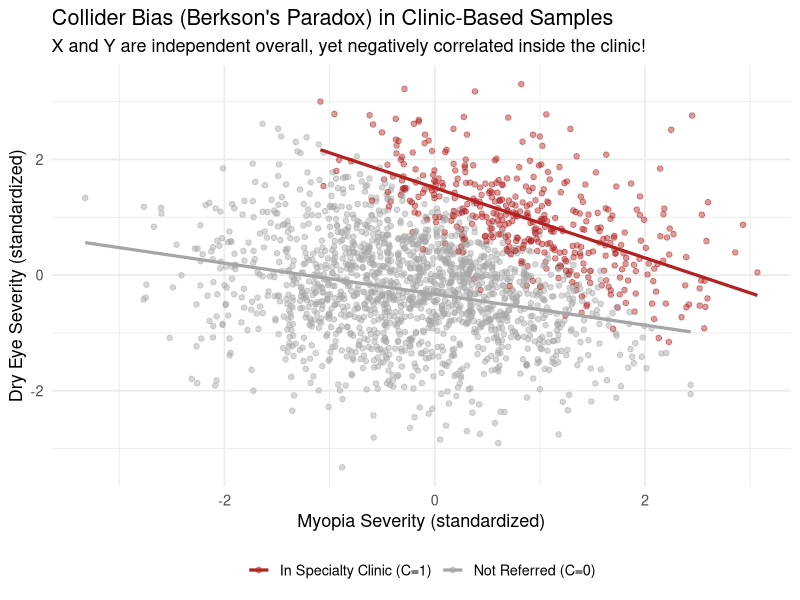

The R script that drew this image:
# =============================================================================
#  SCRIPT 09: STUDY DESIGN, RANDOMIZATION, CAUSAL DAGS & EPIDEMIOLOGY RATES
#  Course  : Biostatistics & Experimental Design I (NECO GRS97003)
#  Week    : Week 6 - Evidence & Experimental Design
#  Slides  : BioStats-1_2026_reformat.pptx (Slides 174-237)
#  Reuses  : Biostats-1-R-learning-script.R (block randomization)
#  Datasets: Simulated randomization schedules, causal DAGs & glaucoma rates
#
#  Topics Covered:
#    1. Bad vs. Good treatment allocation: sequential, alternating, simple random,
#       permuted blocks (`psych::block.random()`), variable-size blocks, and
#       stratified block randomization by age band (Slides 207-212)
#    2. Causal Diagrams (DAGs) in Action via Simulation (Slide 199):
#         - Confounder (Z -> X, Z -> Y)   : MUST adjust (or randomize)
#         - Mediator   (X -> M -> Y)      : Adjusting blocks total causal effect!
#         - Collider   (X -> C <- Y)      : Conditioning creates FAKE bias!
#    3. Public Health & Epidemiology Calculations (Slides 231-233):
#         - Prevalence, Incidence Risk, Incidence Rate (person-years)
#         - Direct Age Standardization of glaucoma rates across two clinics
# =============================================================================


# ---- 0. Setup ---------------------------------------------------------------
rm(list = ls())
library(tidyverse)
library(psych)       # For psych::block.random()
theme_set(theme_minimal(base_size = 13))
set.seed(2026)


# ---- 1. Comparing Treatment Allocation Strategies (Slides 207-212) ----------
# Suppose we enroll 20 patients into a 2-arm myopia trial (Treatment A vs. B).

# 1a. Bad Example 1 (Slide 209): First 10 get A, next 10 get B -> time/season confounding!
alloc_bad <- rep(c("A", "B"), each = 10)

# 1b. Less Bad Example 2 (Slide 210): Strict alternation -> 100% predictable!
alloc_alt <- rep(c("A", "B"), times = 10)

# 1c. Simple randomization (fair coin flip per patient, Slide 207):
#     Unpredictable, but can produce unequal group sizes in small trials!
alloc_simple <- sample(c("A", "B"), size = 20, replace = TRUE)

# 1d. Permuted Block Randomization using psych::block.random() (reused from repo!)
#     Guarantees exact 1:1 balance within every block of size 4.
alloc_block <- psych::block.random(n = 20, ncond = c(treatment = 2)) |>
  as_tibble() |>
  mutate(subject_id = row_number(),
         treatment  = if_else(treatment == 1, "A", "B"))

# 1e. BETTER Clinical Trial Practice (Slide 211 & 220):
#     Randomly VARY block sizes (e.g., blocks of 2, 4, or 6) so recruiters
#     cannot guess the last assignment in a fixed block!
make_variable_blocks <- function(n_total, arms = c("A", "B"), block_sizes = c(2, 4, 6)) {
  out <- character(0)
  while (length(out) < n_total) {
    bs <- sample(block_sizes, 1)
    blk <- sample(rep(arms, each = bs / length(arms)))
    out <- c(out, blk)
  }
  out[1:n_total]
}
alloc_var_block <- make_variable_blocks(20)

tibble(
  subject_id     = 1:20,
  bad_split      = alloc_bad,
  alternating    = alloc_alt,
  simple_coin    = alloc_simple,
  fixed_block_4  = alloc_block$treatment,
  variable_block = alloc_var_block
) |> print(n = 20)

cat("\nSimple coin-flip counts (can be imbalanced in small N):\n")
print(table(alloc_simple))
cat("Variable-block counts:\n")
print(table(alloc_var_block))


# ---- 2. Stratified Block Randomization by Age Band (Slide 212) --------------
# Prespecify prognostic strata (e.g., 4 age bands), then run concealed permuted
# blocks WITHIN each stratum across 4 treatments (A, B, C, D).
age_strata <- c("20-29", "30-39", "40-49", "50-59")
arms_4     <- c("A", "B", "C", "D")

stratified_schedule <- map_dfr(age_strata, \(stratum) {
  # 40 patients per stratum = 10 balanced blocks of 4
  assignments <- unlist(replicate(10, sample(arms_4), simplify = FALSE))
  tibble(
    age_group = stratum,
    slot      = 1:40,
    treatment = assignments
  )
})

cat("\n--- Stratified Block Randomization Table (matches Slide 212) ---\n")
print(table(stratified_schedule$age_group, stratified_schedule$treatment))


# ---- 3. Causal Diagrams (DAGs): Confounder, Mediator, Collider (Slide 199) --
# Controlling for a variable in regression is NOT always good! You MUST draw
# the causal structure first. Let's simulate all three classic DAG motifs
# with N = 2,000 patients so sampling noise is tiny and the structural truth shines!

N_dag <- 2000

# --- 3A. CONFOUNDER: Z -> X and Z -> Y (true causal effect of X on Y is ZERO!) ---
# Example: Age (Z) causes both gray hair / presbyopia reading glasses (X)
#          and cataract opacity (Y), even though reading glasses do NOT cause cataracts!
Z_age       <- rnorm(N_dag, mean = 55, sd = 12)
X_glasses   <- 0.08 * (Z_age - 55) + rnorm(N_dag, 0, 1)
Y_cataract  <- 0.12 * (Z_age - 55) + 0.00 * X_glasses + rnorm(N_dag, 0, 1) # True beta_X = 0!

cat("\n--- DAG 1: CONFOUNDER (True effect of X on Y = 0.00) ---\n")
cat(sprintf("Unadjusted slope (BIASED!)   : %.3f\n", coef(lm(Y_cataract ~ X_glasses))[2]))
cat(sprintf("Adjusted for Z (UNBIASED!)   : %.3f\n", coef(lm(Y_cataract ~ X_glasses + Z_age))[2]))

# --- 3B. MEDIATOR: X -> M -> Y (total causal effect of X on Y is +0.60!) ---
# Example: Topical drop (X) lowers IOP (M), which preserves visual field (Y).
#          If you adjust for post-treatment IOP (M), you block the mechanism
#          and hide the total benefit of the drug!
X_drug <- rbinom(N_dag, 1, 0.5)                      # Randomized!
M_iop_reduction <- 4.0 * X_drug + rnorm(N_dag, 0, 1) # Drug lowers IOP by 4 mmHg
Y_vf_preserved  <- 0.15 * M_iop_reduction + rnorm(N_dag, 0, 0.8) # True total effect = 4*0.15 = +0.60!

cat("\n--- DAG 2: MEDIATOR (True TOTAL effect of X on Y = +0.60) ---\n")
cat(sprintf("Unadjusted total effect (CORRECT)    : %.3f\n", coef(lm(Y_vf_preserved ~ X_drug))[2]))
cat(sprintf("Adjusted for mediator M (BLOCKS IT!) : %.3f\n", coef(lm(Y_vf_preserved ~ X_drug + M_iop_reduction))[2]))

# --- 3C. COLLIDER: X -> C <- Y (X and Y are COMPLETELY INDEPENDENT in population!) ---
# Example: High myopia (X) and Dry Eye (Y) are independent in the community,
#          but BOTH make a person visit an optometry specialty clinic (C = 1).
#          Among clinic patients ONLY (conditioning on collider C = 1),
#          X and Y appear NEGATIVELY correlated (Berkson's paradox)!
X_myopia  <- rnorm(N_dag, 0, 1)
Y_dryeye  <- rnorm(N_dag, 0, 1)                      # Independent of X!
C_clinic  <- (X_myopia + Y_dryeye + rnorm(N_dag, 0, 0.4)) > 1.2

cat("\n--- DAG 3: COLLIDER (True population correlation = 0.00) ---\n")
cat(sprintf("Population correlation r(X, Y)               : %+.3f\n", cor(X_myopia, Y_dryeye)))
cat(sprintf("Clinic-only correlation r(X, Y | C = TRUE)   : %+.3f  <-- FAKE negative association!\n",
            cor(X_myopia[C_clinic], Y_dryeye[C_clinic])))

tibble(X_myopia, Y_dryeye, referred = if_else(C_clinic, "In Specialty Clinic (C=1)", "Not Referred (C=0)")) |>
  ggplot(aes(x = X_myopia, y = Y_dryeye, colour = referred)) +
  geom_point(alpha = 0.45, size = 1.6) +
  geom_smooth(method = "lm", se = FALSE, linewidth = 1.1) +
  scale_colour_manual(values = c("In Specialty Clinic (C=1)" = "firebrick",
                                 "Not Referred (C=0)"        = "grey65"), name = NULL) +
  labs(
    title    = "Collider Bias (Berkson's Paradox) in Clinic-Based Samples",
    subtitle = "X and Y are independent overall, yet negatively correlated inside the clinic!",
    x        = "Myopia Severity (standardized)", y = "Dry Eye Severity (standardized)"
  ) +
  theme(legend.position = "bottom")


# ---- 4. Public Health Measures & Direct Age Standardization (Slides 231-233)
# Distinguish three core epidemiologic denominators:
#   1. Prevalence      = existing cases / total population at a time point
#   2. Incidence Risk  = new cases / persons at risk at start of period
#   3. Incidence Rate  = new cases / total person-years at risk

prev_pop <- 2000; existing_glaucoma <- 64
at_risk  <- prev_pop - existing_glaucoma
new_cases_3yr <- 29
person_years  <- 5620   # Accounts for staggered enrollment & loss to follow-up

cat("\n--- Basic Epidemiologic Measures (Illustrative Glaucoma Cohort) ---\n")
cat(sprintf("Point Prevalence    : %.2f%% (%d / %d)\n",
            100 * existing_glaucoma / prev_pop, existing_glaucoma, prev_pop))
cat(sprintf("3-Yr Incidence Risk : %.2f%% (%d / %d at risk)\n",
            100 * new_cases_3yr / at_risk, new_cases_3yr, at_risk))
cat(sprintf("Incidence Rate      : %.2f per 1,000 person-years\n",
            1000 * new_cases_3yr / person_years))

# Direct Age Standardization (Slide 233):
# Clinic A (university clinic) has mostly young adults; Clinic B (retirement
# community) has mostly older adults. Comparing CRUDE glaucoma prevalence is
# confounded by age! Applying a common standard population fixes the age mix.
age_std_df <- tibble(
  age_band    = c("40-54", "55-69", "70+"),
  std_weight  = c(0.45, 0.35, 0.20),          # Reference standard population weights
  n_clinic_A  = c(800, 300, 100),             # Younger clinic
  cases_A     = c(12,   15,  10),
  n_clinic_B  = c(100, 300, 800),             # Older clinic
  cases_B     = c(1,    12,  64)
) |>
  mutate(
    rate_A = cases_A / n_clinic_A,
    rate_B = cases_B / n_clinic_B
  )

print(age_std_df)

crude_A <- sum(age_std_df$cases_A) / sum(age_std_df$n_clinic_A)
crude_B <- sum(age_std_df$cases_B) / sum(age_std_df$n_clinic_B)
std_A   <- sum(age_std_df$rate_A * age_std_df$std_weight)
std_B   <- sum(age_std_df$rate_B * age_std_df$std_weight)

cat("\n--- Crude vs. Age-Standardized Glaucoma Prevalence ---\n")
cat(sprintf("Clinic A: Crude = %.2f%% | Age-Standardized = %.2f%%\n", 100 * crude_A, 100 * std_A))
cat(sprintf("Clinic B: Crude = %.2f%% | Age-Standardized = %.2f%%\n", 100 * crude_B, 100 * std_B))
# Look at the reversal: Clinic B's CRUDE rate looks twice as high only because
# its patients are older; its age-standardized rate is actually LOWER than Clinic A!


# ---- 5. Try It Yourself (Exercises) -----------------------------------------
# 1. Generate a variable-block randomization schedule (blocks of 3 or 6) for
#    30 patients across 3 treatments ("Atropine_0.01", "Atropine_0.05", "Placebo").
# 2. In Section 3A (Confounder), verify what happens if X is RANDOMIZED instead
#    of caused by Z: replace `X_glasses` with `rnorm(N_dag)` and check the unadjusted slope.
# 3. Why does direct age standardization make age mixes comparable without
#    automatically removing ALL sources of confounding (Slide 233)?
